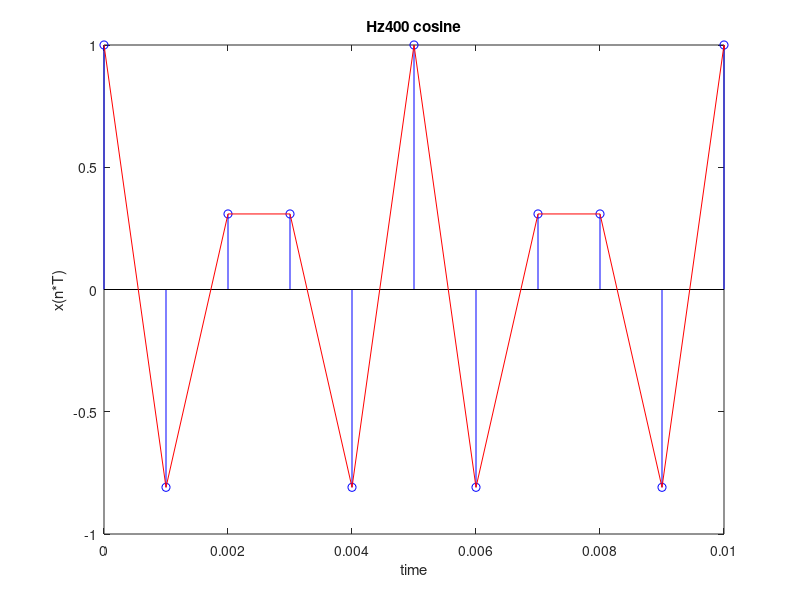

Here is the MATLAB script that generated this plot:
N=100;
fs=1000;
T=1/fs;
f=400;
n=0:N-1;
x=cos(2*pi*f*n*T);

stem(n*T,x, "b");
hold on;

plot(n*T,x, "r");
axis([0 0.01 -1 1])

title('Hz400 cosine')
xlabel('time');
ylabel('x(n*T)');